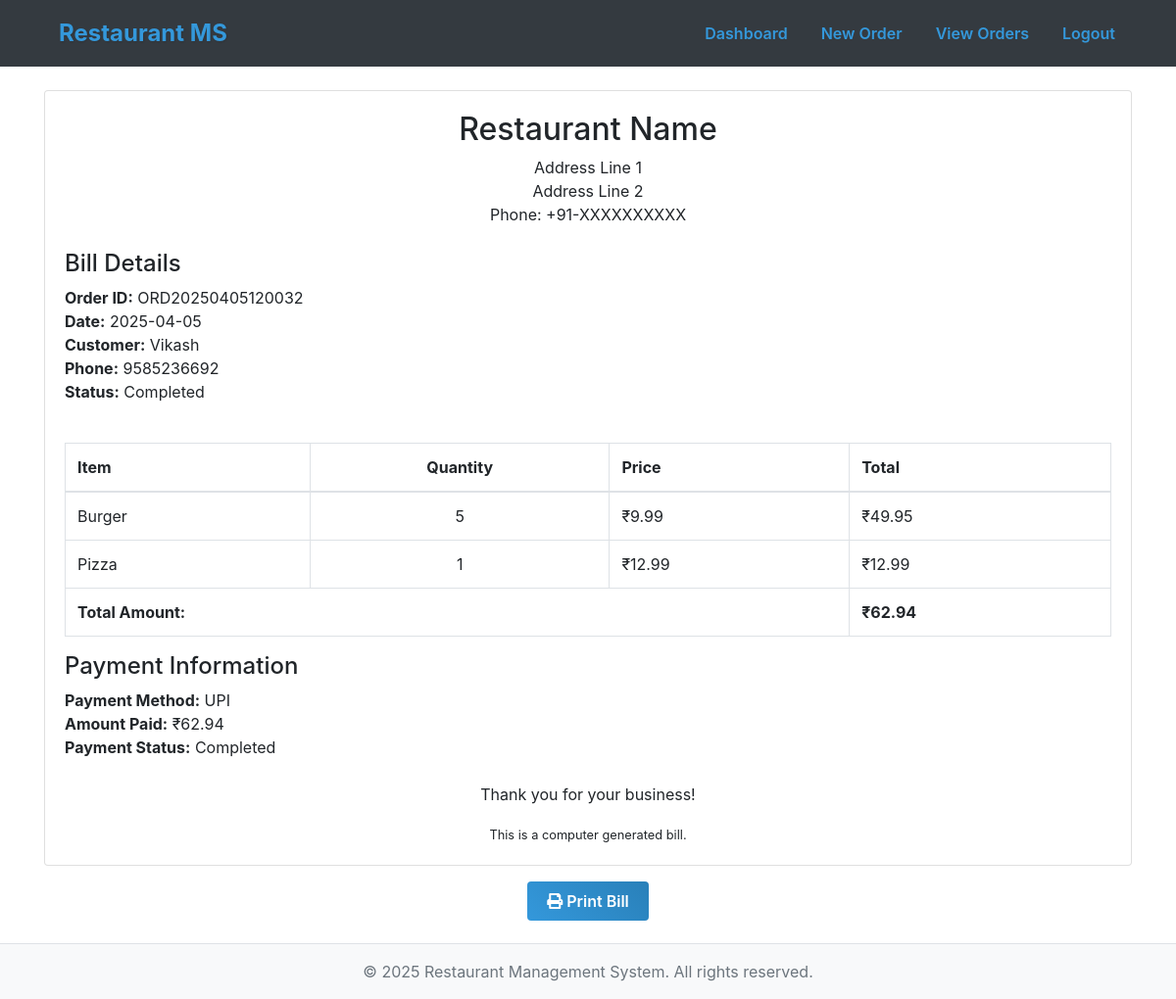
/employee/dashboard/orders/bill/ORD20250405120032 (signed in), run on the app's committed database.
### app/models.py (models this page shows, shortened)
class Orders(db.Model):
    __tablename__ = 'orders'
    orderID = db.Column(db.String(20), primary_key=True)
    employeeID = db.Column(db.Integer, db.ForeignKey('employee.id'), nullable=False)
    customerID = db.Column(db.Integer, db.ForeignKey('customer.id'), nullable=False)
    status = db.Column(db.Enum('Pending', 'Completed', name='order_status'), default='Pending')
    totalAmount = db.Column(db.Numeric(10, 2), nullable=False)
    employee = db.relationship('Employee', backref=db.backref('orders', lazy=True))
    customer = db.relationship('Customer', backref=db.backref('orders', lazy=True))

class Customer(db.Model):
    __tablename__ = 'customer'
    id = db.Column(db.Integer, primary_key=True, autoincrement=True)
    name = db.Column(db.String(100), nullable=False)
    email = db.Column(db.String(120), unique=True, nullable=False)
    phone = db.Column(db.String(20), nullable=False)

class OrderItem(db.Model):
    __tablename__ = 'order_item'
    id = db.Column(db.Integer, primary_key=True, autoincrement=True)
    orderID = db.Column(db.String(20), db.ForeignKey('orders.orderID'), nullable=False)
    menuItemID = db.Column(db.Integer, db.ForeignKey('menu_item.menuItemID'), nullable=False)
    quantity = db.Column(db.Integer, nullable=False)
    price = db.Column(db.Numeric(10, 2), nullable=False)
    order = db.relationship('Orders', backref=db.backref('items', lazy=True))
    menu_item = db.relationship('MenuItem', backref=db.backref('order_items', lazy=True))

class MenuItem(db.Model):
    __tablename__ = 'menu_item'
    menuItemID = db.Column(db.Integer, primary_key=True, autoincrement=True)
    name = db.Column(db.String(255), nullable=False)
    description = db.Column(db.Text, nullable=True)
    price = db.Column(db.Numeric(10, 2), nullable=False)
    category = db.Column(db.String(100), nullable=False)

class Payment(db.Model):
    __tablename__ = 'payment'
    paymentID = db.Column(db.Integer, primary_key=True, autoincrement=True)
    orderID = db.Column(db.String(20), db.ForeignKey('orders.orderID'), nullable=False)
    amount = db.Column(db.Numeric(10, 2), nullable=False)
    paymentMethod = db.Column(db.Enum('Cash', 'Card', 'UPI', name='payment_method'), nullable=False)
    order = db.relationship('Orders', backref=db.backref('payment', lazy=True))

### app/routes/employee_routes.py (the view)
@employee_bp.route("/dashboard/orders/bill/<string:order_id>")
@employee_required
def generate_bill(order_id):
    order = Orders.query.get_or_404(order_id)
    return render_template("bill.html", order=order)

### app/utils/access_control.py (called while the page is built)
def employee_required(f):
    @wraps(f)
    def decorated_function(*args, **kwargs):
        if not current_user.is_authenticated:
            flash("Please log in to access this page.", "warning")
            return redirect(url_for("auth.employee_login"))
        if current_user.role != "Employee":
            flash("Access restricted to Employees only.", "danger")
            return redirect(url_for("auth.choose_role"))
        return f(*args, **kwargs)
    return decorated_function

### app/templates/bill.html (shortened to what this page needs)
{% extends "base.html" %}
{% block content %}
<div class="container mt-4">
    <div class="card">
        <div class="card-body">
            <div class="text-center mb-4">
                <h2>Restaurant Name</h2>
                <p>Address Line 1<br>
                   Address Line 2<br>
                   Phone: +91-XXXXXXXXXX</p>
            </div>
            <div class="row mb-4">
                <div class="col-md-6">
                    <h4>Bill Details</h4>
                    <p>
                        <strong>Order ID:</strong> {{ order.orderID }}<br>
                        <strong>Date:</strong> {{ order.orderID[3:11][:4] }}-{{ order.orderID[3:11][4:6] }}-{{ order.orderID[3:11][6:8] }}<br>
                        <strong>Customer:</strong> {{ order.customer.name }}<br>
                        <strong>Phone:</strong> {{ order.customer.phone }}<br>
                        <strong>Status:</strong> {{ order.status }}
                    </p>
                </div>
            </div>
            <table class="table table-bordered">
                <thead>
                    <tr>
                        <th>Item</th>
                        <th class="text-center">Quantity</th>
                        <th class="text-end">Price</th>
                        <th class="text-end">Total</th>
                    </tr>
                </thead>
                <tbody>
                    {% for item in order.items %}
                    <tr>
                        <td>{{ item.menu_item.name }}</td>
                        <td class="text-center">{{ item.quantity }}</td>
                        <td class="text-end">₹{{ "%.2f"|format(item.price) }}</td>
                        <td class="text-end">₹{{ "%.2f"|format(item.price * item.quantity) }}</td>
                    </tr>
                    {% endfor %}
                </tbody>
                <tfoot>
                    <tr>
                        <td colspan="3" class="text-end"><strong>Total Amount:</strong></td>
                        <td class="text-end"><strong>₹{{ "%.2f"|format(order.totalAmount) }}</strong></td>
                    </tr>
                </tfoot>
            </table>
            {% if order.payment %}
            <div class="mt-3">
                <h4>Payment Information</h4>
                <p>
                    <strong>Payment Method:</strong> {{ order.payment[0].paymentMethod }}<br>
                    <strong>Amount Paid:</strong> ₹{{ "%.2f"|format(order.payment[0].amount) }}<br>
                    <strong>Payment Status:</strong> Completed
                </p>
            </div>
            {% endif %}
            <div class="text-center mt-4">
                <p>Thank you for your business!</p>
                <small>This is a computer generated bill.</small>
            </div>
        </div>
    </div>
    <div class="text-center mt-3">
        <button onclick="window.print()" class="btn btn-primary">
            <i class="fas fa-print"></i> Print Bill
        </button>
    </div>
</div>
{% endblock %}

### app/templates/base.html (shortened to what this page needs)
<!DOCTYPE html>
<html lang="en">
<head>
    <link href="https://stackpath.bootstrapcdn.com/bootstrap/4.5.2/css/bootstrap.min.css" rel="stylesheet">
    <link href="https://cdnjs.cloudflare.com/ajax/libs/font-awesome/5.15.4/css/all.min.css" rel="stylesheet">
    <link rel="stylesheet" href="https://cdnjs.cloudflare.com/ajax/libs/animate.css/4.1.1/animate.min.css">
    <link rel="stylesheet" href="{{ url_for('static', filename='css/custom.css') }}">
</head>
<body>
    <nav class="navbar navbar-expand-lg navbar-dark bg-dark">
        <div class="container">
            <a class="navbar-brand" href="{{ url_for('auth.choose_role') }}">Restaurant MS</a>
            <div class="collapse navbar-collapse" id="navbarNav">
                <ul class="navbar-nav ml-auto">
                    {% if current_user.is_authenticated %}
                        {% if current_user.role == 'Admin' %}
                            <li class="nav-item">
                                <a class="nav-link" href="{{ url_for('admin.admin_dashboard') }}">Dashboard</a>
                            </li>
                            <li class="nav-item">
                                <a class="nav-link" href="{{ url_for('admin.manage_employees') }}">Employees</a>
                            </li>
                            <li class="nav-item">
                                <a class="nav-link" href="{{ url_for('admin.manage_menu') }}">Menu</a>
                            </li>
                            <li class="nav-item">
                                <a class="nav-link" href="{{ url_for('admin.manage_inventory') }}">Inventory</a>
                            </li>
                        {% elif current_user.role == 'Employee' %}
                            <li class="nav-item">
                                <a class="nav-link" href="{{ url_for('employee.dashboard') }}">Dashboard</a>
                            </li>
                            <li class="nav-item">
                                <a class="nav-link" href="{{ url_for('employee.create_order') }}">New Order</a>
                            </li>
                            <li class="nav-item">
                                <a class="nav-link" href="{{ url_for('employee.view_orders') }}">View Orders</a>
                            </li>
                        {% endif %}
                        <li class="nav-item">
                            <a class="nav-link" href="{{ url_for('auth.logout') }}">Logout</a>
                        </li>
                    {% endif %}
                </ul>
            </div>
        </div>
    </nav>
    <div class="content">
        {% block content %}{% endblock %}
    </div>
    <footer class="footer">
        <div class="container">
            <span class="text-muted">© 2025 Restaurant Management System. All rights reserved.</span>
        </div>
    </footer>
</body>
</html>

### app/static/css/custom.css (style rules this page uses)
.card { transition: transform 0.3s ease, box-shadow 0.3s ease; background: white; }
.btn { transition: all 0.3s ease; position: relative; overflow: hidden; padding: 8px 20px; font-weight: 600; }
.nav-link { position: relative; transition: color 0.3s ease; }
.nav-link::after { content: ''; position: absolute; width: 0; height: 2px; bottom: 0; left: 0; background-color: #007bff; transition: width 0.3s ease; }
.navbar-nav .nav-link { color: #3498db !important; font-weight: 600; transition: all 0.3s ease; padding: 8px 15px !important; margin: 0 2px; }
.navbar-nav a[href="/dashboard"]::after, .nav-link::after, .navbar-nav a::after { display: none; }
.navbar .navbar-brand:first-child { position: relative; color: #3498db !important; font-weight: 700; font-size: 1.5rem; transition: all 0.3s ease; padding: 8px 15px; border-radius: 5px; text-decoration: none; margin-right: 20px; text-shadow: 1px 1px 2px rgba(0, 0, 0, 0.1); }
.footer { position: fixed; bottom: 0; width: 100%; background-color: #f8f9fa; padding: 1rem 0; text-align: center; border-top: 1px solid #dee2e6; z-index: 1000; }
.content { margin-bottom: 80px; min-height: calc(100vh - 160px); }
.btn-primary { background: linear-gradient(45deg, #3498db, #2980b9); border: none; color: white; }

### data on the page
Orders: orderID "ORD20250405120032", status "Completed", totalAmount "62.94"
Customer: customer.name "Vikash", customer.phone "9585236692"
OrderItem: menu_item.name "Burger", quantity "5", price "9.99", item.price*item.quantity "49.95"
OrderItem: menu_item.name "Pizza", quantity "1", price "12.99", item.price*item.quantity "12.99"
Payment: paymentMethod "UPI", amount "62.94"

### other printed values
{{ order.orderID[3:11][:4] }} "2025"
{{ order.orderID[3:11][4:6] }} "04"
{{ order.orderID[3:11][6:8] }} "05"
